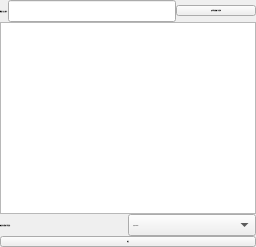
            <widget class="QWidget" name="tab_2">
             <attribute name="title">
              <string>我的维修</string>
             </attribute>
             <layout class="QGridLayout" name="gridLayout_15">
              <property name="leftMargin">
               <number>0</number>
              </property>
              <property name="topMargin">
               <number>0</number>
              </property>
              <property name="rightMargin">
               <number>0</number>
              </property>
              <property name="bottomMargin">
               <number>0</number>
              </property>
              <property name="spacing">
               <number>0</number>
              </property>
              <item row="0" column="0">
               <layout class="QHBoxLayout" name="horizontalLayout_11">
                <property name="spacing">
                 <number>0</number>
                </property>
                <item>
                 <widget class="QLabel" name="label_15">
                  <property name="font">
                   <font>
                    <family>微软雅黑</family>
                    <pointsize>-1</pointsize>
                    <bold>true</bold>
                   </font>
                  </property>
                  <property name="text">
                   <string>请输入员工编号：</string>
                  </property>
                 </widget>
                </item>
                <item>
                 <widget class="QLineEdit" name="staff_id_lineEdit_6">
                  <property name="font">
                   <font>
                    <family>微软雅黑</family>
                    <pointsize>-1</pointsize>
                   </font>
                  </property>
                 </widget>
                </item>
                <item>
                 <widget class="QPushButton" name="find_my_repairpushButton_5">
                  <property name="font">
                   <font>
                    <family>微软雅黑</family>
                    <pointsize>-1</pointsize>
                   </font>
                  </property>
                  <property name="text">
                   <string>查找我的维修订单信息</string>
                  </property>
                 </widget>
                </item>
               </layout>
              </item>
              <item row="1" column="0">
               <widget class="QTableView" name="My_repair_tableView"/>
              </item>
              <item row="2" column="0">
               <layout class="QHBoxLayout" name="horizontalLayout_12">
                <item>
                 <widget class="QLabel" name="label_16">
                  <property name="font">
                   <font>
                    <family>微软雅黑</family>
                    <pointsize>-1</pointsize>
                    <bold>true</bold>
                   </font>
                  </property>
                  <property name="text">
                   <string>修改选中维修订单进程：</string>
                  </property>
                 </widget>
                </item>
                <item>
                 <widget class="QComboBox" name="repair_progress_comboBox">
                  <property name="font">
                   <font>
                    <family>微软雅黑</family>
                    <pointsize>-1</pointsize>
                   </font>
                  </property>
                  <item>
                   <property name="text">
                    <string>in_progress</string>
                   </property>
                  </item>
                  <item>
                   <property name="text">
                    <string>parts_ordered</string>
                   </property>
                  </item>
                  <item>
                   <property name="text">
                    <string>completed</string>
                   </property>
                  </item>
                 </widget>
                </item>
               </layout>
              </item>
              <item row="3" column="0">
               <widget class="QPushButton" name="confirm_progress_changepushButton_5">
                <property name="font">
                 <font>
                  <family>微软雅黑</family>
                  <pointsize>-1</pointsize>
                 </font>
                </property>
                <property name="text">
                 <string>确定</string>
                </property>
               </widget>
              </item>
             </layout>
            </widget>
